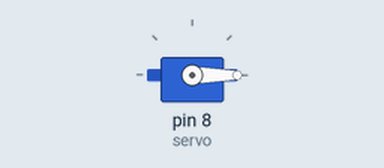
Recording of a sketch running on a simulated Arduino Uno, built with avr-gcc and run on an emulated ATmega328P. Shown: servo.

Above: at 0.05 s.
At 5.2 s:
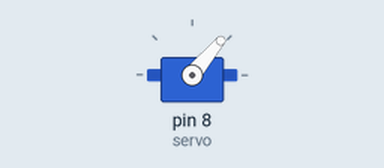
Timing chart, 0 to 6.8 s (numbered marks = the images above):
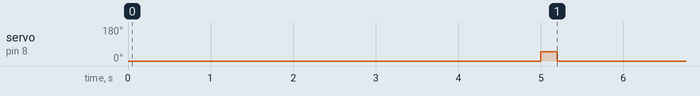

Measured:
- by itself, servo on pin 8 (servo): alternates 50° for 0.20 s and 0° for 5.0 s

The sketch:

SmurfBerries.ino
```cpp
#include <Servo.h>
Servo servo;
void setup() {
  servo.attach(8);
  servo.write(0);
}
void loop() {
  servo.write(0);
  delay(5000);
  servo.write(50);

  delay(200);
}
```
